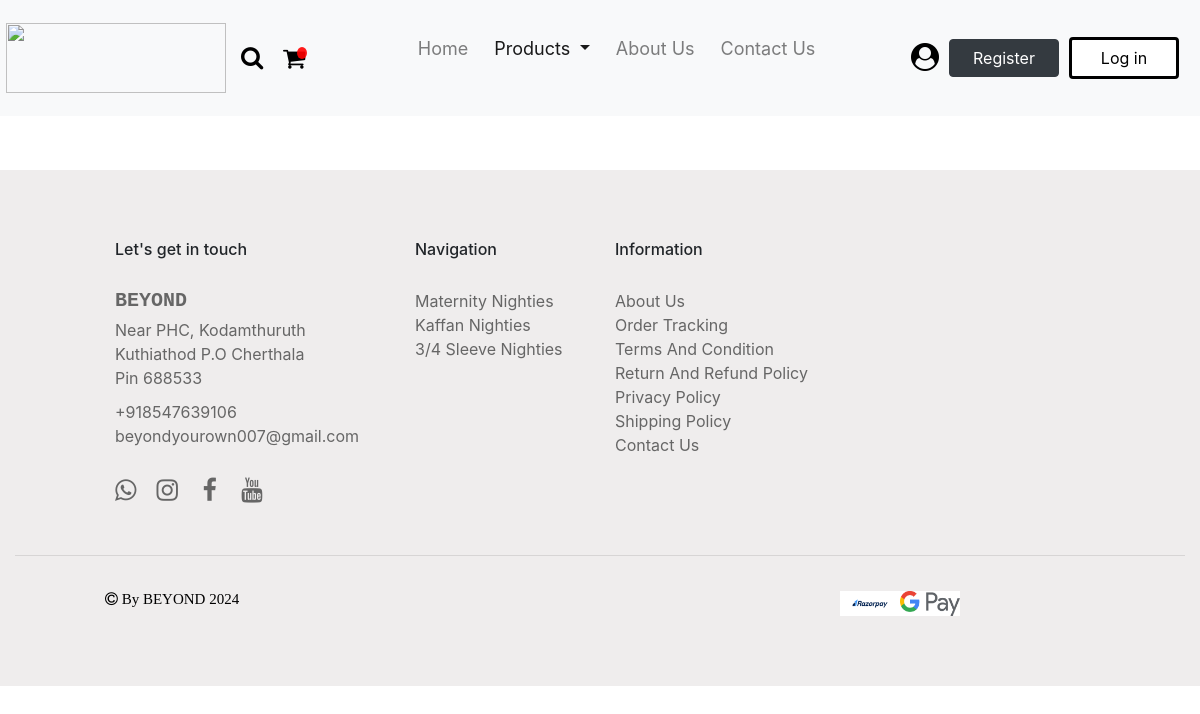
Page /product/kaftan/ on the earlier database version.
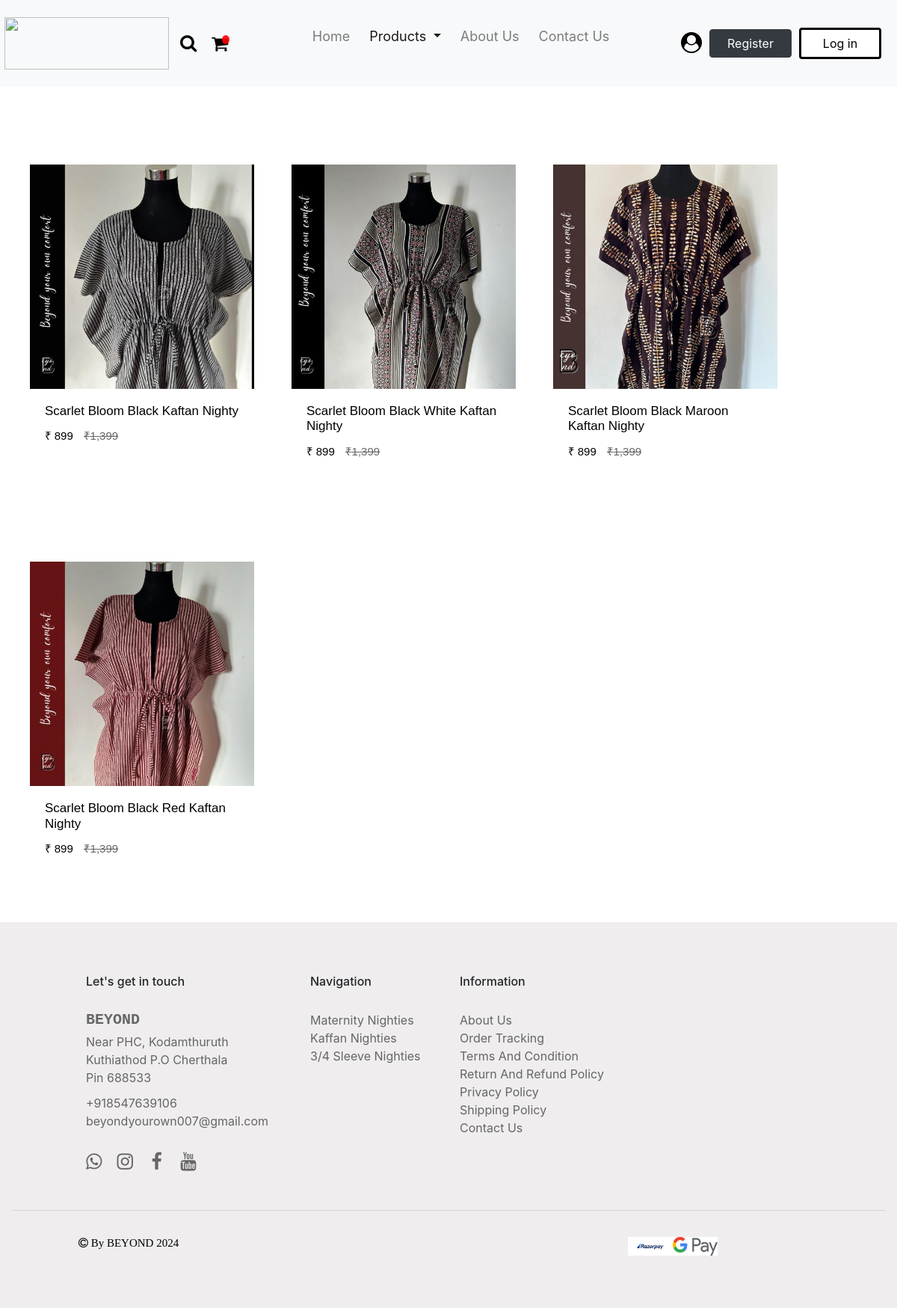
Same page on the later database version.
### products/models.py (models this page shows, shortened)
class Product(BaseModel):
    product_name = models.CharField(max_length = 100)
    slug = models.SlugField(unique = True, null = True, blank = True)
    category = models.ForeignKey(Category, on_delete = models.CASCADE, related_name = "products")
    brand = models.CharField(max_length = 100, null = True)
    price = models.TextField(max_length = 10, null = True)
    dummy_price = models.TextField(max_length = 10, null = True)
    product_description = models.TextField(max_length = 500)
    color = models.CharField(max_length = 100, null = True)
    size_variant = models.ManyToManyField(SizeVariant, blank = True)

class ProductImage(BaseModel):
    product = models.ForeignKey(Product,  on_delete = models.CASCADE, related_name = "product_images")
    image = models.ImageField(upload_to="product")

### products/views.py (the view)
# urls.py: path('kaftan/', kaftan, name = 'kaftan'),
def kaftan(request):
    category_name = 'Kaftan Nighties'
    category = Category.objects.get(category_name = category_name)
    products = Product.objects.filter(category = category)
    return render(request, 'product/kaftan.html' , {'category_name': category_name, 'products': products})

### templates/product/kaftan.html (shortened to what this page needs)
{% load static %}
<!DOCTYPE html>
<html lang="en">
<head>
    <link href="https://use.fontawesome.com/releases/v5.0.1/css/all.css" rel="stylesheet">
    <link rel="stylesheet" href="https://cdn.jsdelivr.net/npm/bootstrap@4.6.2/dist/css/bootstrap.min.css">
    <link rel="stylesheet" href="https://cdnjs.cloudflare.com/ajax/libs/font-awesome/4.7.0/css/font-awesome.min.css">
</head>
<body>
    <nav class="navbar navbar-expand-lg navbar-light fixed-top bg-light">
        <a class="navbar-brand" href="{% url 'index' %}"><img src="{% static 'images/logo.png' %}" class="logo"></a>
        <a href="{% url 'search' %}"><span class="fa fa-search"></span></a>
        <a href="{% url 'cart' %}"><i class="fa badge fa-badge" value="{{ request.user.profile.get_cart_count }}">&#xf07a;</i></a>
        <div class="collapse navbar-collapse" id="navbarSupportedContent">
          <ul class="navbar-nav mr-auto">
            <li class="nav-item">
              <a class="nav-link js-scroll-trigger" href="{% url 'index' %}">Home <span class="sr-only">(current)</span></a>
            </li>
            <li class="nav-item dropdown active">
              <a class="nav-link dropdown-toggle" href="#" role="button" data-toggle="dropdown" aria-expanded="false">
                Products
              </a>
            </li>
            <li class="nav-item">
                <a class="nav-link js-scroll-trigger" href="#">About Us</a>
            </li>
            <li class="nav-item">
                <a class="nav-link js-scroll-trigger" href="#">Contact Us</a>
            </li>
          </ul>
          <form class="form-inline my-2 my-lg-0">
            <a href="" class="account-link js-scroll-trigger"><span class="fa fa-user-circle"></span></a>
            <a class="btn btn-dark js-scroll-trigger" href="{% url 'signup' %}">Register</a>
            <a class="btn btn-outline-dark js-scroll-trigger" href="{% url 'login' %}">Log in</a>
          </form>
        </div>
    </nav>
    <div class="container-fluid" id="container">
        <div class="row">
            {% for j in products %}
            <div class="row row-cols-2 g-2">
                <div class="col">
                    <div class="card">
                        <div class="grid-image">
                            <a href="{% url 'get_products' j.slug %}"><img src="/media/{{j.product_images.first.image}}" class="card-img-top" alt="..."></a>
                        </div>
                        <div class="card-body">
                            <a href="{% url 'get_products' j.slug %}" class="link"><h5 class="card-title">{{j.product_name}}</h5></a>
                            <p class="card-price">₹ {{j.price}} <strike class="dummy-price">₹{{j.dummy_price}}</strike></p>
                        </div>
                    </div>
                </div>
            </div>
            {% endfor %}
        </div>
    </div>
    <div class="container-fluid" id="footer">
        <div class="row">
            <div class="col-xs-1 col-lg-1"></div>
            <div class="col-xs-3 col-lg-3">
                <h6 class="footer-heading">Let's get in touch</h6>
                <h5 class="footer-logo">BEYOND</h5>
                <p class="footer-description"> Near PHC, Kodamthuruth<br>Kuthiathod P.O Cherthala<br>Pin 688533</p>
                <a href="" class="footer-navigation">+918547639106</a><br>
                <a href="" class="footer-navigation">beyondyourown007@gmail.com</a><br>
                <a href="" class="footer-navigation"><span class="fa fa-whatsapp"></span></a><a href=""><span class="fa fa-instagram"></span></a> <a href=""><span class="fa fa-facebook"></span></a> <a href=""><span class="fa fa-youtube"></span></a>
            </div>
            <div class="col-xs-2 col-lg-2">
                <h6 class="footer-heading">Navigation</h6>
                <a href="" class="footer-navigation">Maternity Nighties</a><br>
                <a href="" class="footer-navigation">Kaffan Nighties</a><br>
                <a href="" class="footer-navigation">3/4 Sleeve Nighties</a><br>
            </div>
            <div class="col-xs-3 col-lg-3">
                <h6 class="footer-heading">Information</h6>
                <a href="" class="footer-navigation">About Us</a><br>
                <a href="" class="footer-navigation">Order Tracking</a><br>
                <a href="" class="footer-navigation">Terms And Condition</a><br>
                <a href="" class="footer-navigation">Return And Refund Policy</a><br>
                <a href="" class="footer-navigation">Privacy Policy</a><br>
                <a href="" class="footer-navigation">Shipping Policy</a><br>
                <a href="" class="footer-navigation">Contact Us</a><br>
            </div>
            <div class="col-xs-2 col-lg-2"></div>
            <div class="col-xs-1 col-lg-1"></div>
            <div class="col-xs-12 col-lg-12">
                <hr>
            </div>
            <div class="col-xs-6 col-lg-6">
                <span class="fa fa-copyright"> By BEYOND 2024</span>
            </div>
            <div class="col-xs-6 col-lg-6">
                <img src="{% static 'images/footer_icons.png' %}" class="footer-icon" alt="">
            </div>
        </div>
    </div>
</body>
</html>

### templates/product/kaftan.html (style rules this page uses)
.logo { width: 220px; height: 70px; margin-left: 20px; margin-right: -10px; margin-top: 10px; margin-bottom: 10px; }
.navbar-brand { font-size: 38px; font-weight: bolder; font-family:'Courier New', Courier, monospace; margin-right: 5px; margin-left: -30px; }
.fa-badge { color: black; margin-left: 10px; margin-right: 10px; font-size: 24px; }
.badge:after { content:attr(value); font-size:12px; color: #fff; background: red; border-radius:50%; padding: 0 5px; position:relative; left:-8px; top:-10px; opacity:0.9; }
.fa-search { color: black; margin-left: 20px; font-size: 24px; }
.navbar-nav { margin-left: 70px; margin-bottom: 20px; }
.nav-item { margin-left: 5px; margin-right: 5px; font-size: 18px; }
.account-link { color: black !important; text-decoration: none !important; margin-left: 10px; margin-right: 10px; }
.fa-user-circle { font-size: 28px; }
.btn-dark { margin-right: 10px; width: 110px; }
.btn-outline-dark { width: 110px; margin-right: 5px; }
.btn-outline-dark { background-color: white !important; color: black !important; border: solid black; }
#container { margin-top: 170px; margin-bottom: 150x; }
.card { width: 300px !important; margin-left: 40px !important; margin-right: 10px; border: 0px; margin-top: 50px !important; margin-bottom: 50px !important; border-radius: 0px !important; }
.card-img-top { height: 300px !important; border-radius: 0px !important; }
.link { color:black !important; text-decoration: none !important; }
.card-title { font-size: 17px; font-family: Verdana, Geneva, Tahoma, sans-serif; }
.card-price { font-size: 15px; font-family: Verdana, Geneva, Tahoma, sans-serif; color: black; }
.dummy-price { color:#666666; margin-left: 10px; }
.grid-image { height: 300px; overflow: hidden; }
.grid-image .card-img-top { transition: transform .5s ease; }
#footer { background-color: #efeded; padding-bottom: 50px; }
.footer-heading { margin-top: 70px; margin-bottom: 30px; }
.footer-logo { color: #666666; font-family: 'Courier New', Courier, monospace; font-weight: bolder; margin-bottom: 5px; }
.footer-description { color: #666666; margin-bottom: 10px; }
.footer-navigation { color: #666666; text-decoration: none !important; }
.fa-whatsapp { color: #666666; padding-top: 30px !important; font-size: 25px; margin-right: 10px; }
.fa-instagram { color: #666666; padding-top: 30px !important; font-size: 25px; margin-left: 10px; margin-right: 10px; }
.fa-facebook { color: #666666; padding-top: 30px !important; font-size: 25px; margin-left: 10px; margin-right: 10px; }
.fa-youtube { color: #666666; padding-top: 30px !important; font-size: 25px; margin-left: 10px; margin-right: 10px; }
hr { margin-top: 50px; margin-bottom: 30px; }
.fa-copyright { font-size: 15px; font-weight: light !important; color: black; margin-left: 90px; margin-bottom: 20px !important; }
.footer-icon { width: 120px; height: 25px; margin-left: auto; margin-right: auto; display: block; margin-top: 5px !important; margin-bottom: 20px; }

Differences in the rows shown:
added Product: product_images.first.image (picture), product_name "Scarlet Bloom Black Kaftan Nighty", price "899", dummy_price "1,399"
added Product: product_images.first.image (picture), product_name "Scarlet Bloom Black White Kaftan Nighty", price "899", dummy_price "1,399"
added Product: product_images.first.image (picture), product_name "Scarlet Bloom Black Maroon Kaftan Nighty", price "899", dummy_price "1,399"
added Product: product_images.first.image (picture), product_name "Scarlet Bloom Black Red Kaftan Nighty", price "899", dummy_price "1,399"
